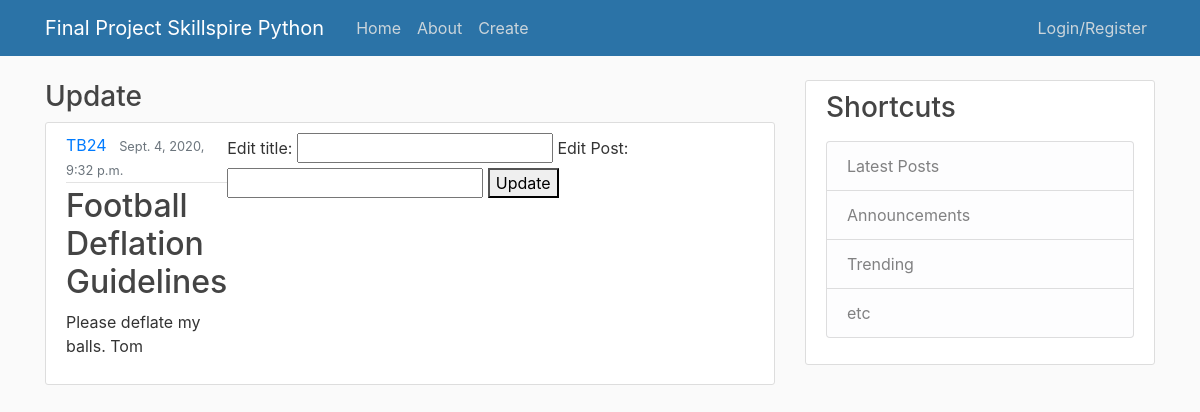
Page /editpost/1/ on the committed database.
### blog/models.py (models this page shows)
class Post(models.Model):
    title = models.CharField(max_length=120)
    content = models.TextField()
    date_posted = models.DateTimeField(auto_now_add=True)
    author = models.ForeignKey(User, on_delete=models.CASCADE)

### blog/views.py (the view, shortened to what this page needs)
# urls.py: path('editpost/<id>/', views.editPost, name='editpost'),
def editPost(request,id):
    post = get_object_or_404(Post, pk=id)
    if request.method == "GET":
        context = {
        "post":post
        }
        return render(request, 'blog/update.html', context)

### blog/templates/blog/update.html (shortened to what this page needs)
{% extends "blog/base.html" %}
{% block content %}
<h3>Update</h3>
<article class="media content-section">
    <div class="media-body">
        <div class="article-metadata">
            <a class="mr-2" href="#">{{ post.author }}</a>
            <small class="text-muted">{{ post.date_posted }}</small>
        </div>
        <h2><a class="article-title" href="#">{{ post.title }}</a></h2>
        <p class="article-content">{{ post.content }}</p>
    </div>
    <form method = "POST">
        <label class="">Edit title:</label>
        <input type="text" name="title"></input>
        <label for="">Edit Post:</label>
        <input type="textarea" name="post" height="5" width="40"></input>
        <button type="submit">Update</button>
    </form>
</article>
{% endblock content %}

### blog/static/css/main.css (style rules this page uses)
body { background: #fafafa; color: #333333; margin-top: 5rem; }
h1, h2, h3, h4, h5, h6 { color: #444444; }
.content-section { background: #ffffff; padding: 10px 20px; border: 1px solid #dddddd; border-radius: 3px; margin-bottom: 20px; }
.article-title { color: #444444; }
.article-content { white-space: pre-line; }
.article-metadata { padding-bottom: 1px; margin-bottom: 4px; border-bottom: 1px solid #e3e3e3 }

### rows in the picture
Post: author "TB24", date_posted "Sept. 4, 2020, 9:32 p.m.", title "Football Deflation Guidelines", content "Please deflate my balls. Tom"
